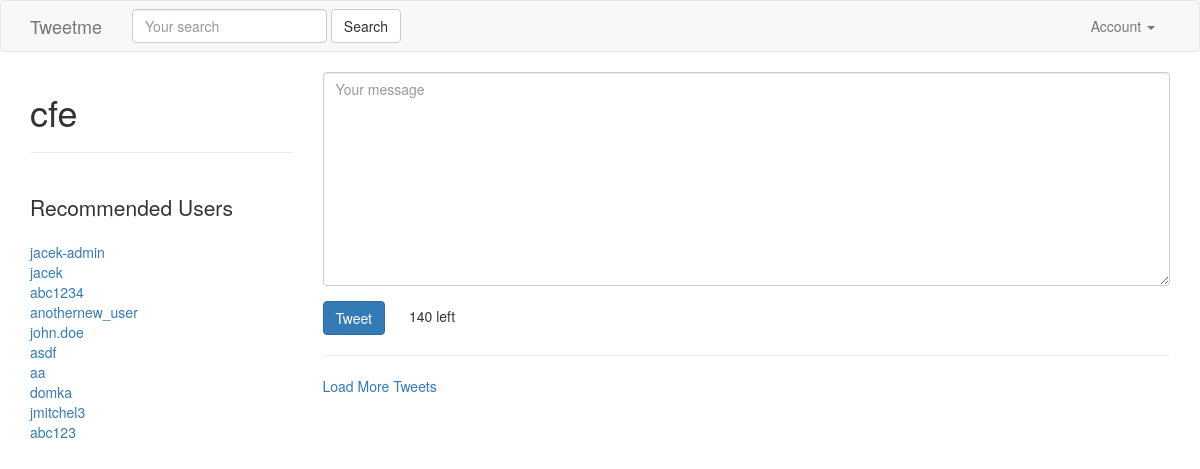
The app's page / (signed in) with its own data.
### accounts/models.py (models this page shows, shortened)
class UserProfile(models.Model):
    user        = models.OneToOneField(settings.AUTH_USER_MODEL, related_name='profile') # user.profile
    following   = models.ManyToManyField(settings.AUTH_USER_MODEL, blank=True, related_name='followed_by')
    objects = UserProfileManager() # UserProfile.objects.all()
    def get_following(self):
        users  = self.following.all() # User.objects.all().exclude(username=self.user.username)
        return users.exclude(username=self.user.username)
    def get_absolute_url(self):
        return reverse_lazy("profiles:detail", kwargs={"username":self.user.username})

### tweets/views.py (the view)
# urls.py: url(r'^$', TweetListView.as_view(), name='home'), #/
class TweetListView(LoginRequiredMixin, ListView):
    def get_queryset(self, *args, **kwargs):
        qs = Tweet.objects.all()
        query = self.request.GET.get("q", None)
        if query is not None:
            qs = qs.filter(
                    Q(content__icontains=query) |
                    Q(user__username__icontains=query)
                    )
        return qs
    def get_context_data(self, *args, **kwargs):
        context = super(TweetListView, self).get_context_data(*args, **kwargs)
        context['create_form'] = TweetModelForm()
        context['create_url'] = reverse_lazy("tweet:create")
        return context

### tweets/forms.py (shortened to what this page needs)
class TweetModelForm(forms.ModelForm):
    content = forms.CharField(label='',
                widget=forms.Textarea(
                        attrs={'placeholder': "Your message",
                            "class": "form-control"}
                    ))
    class Meta:
        model = Tweet
        fields = [
            "content"
        ]

### accounts/models.py (called while the page is built)
    def recommended(self, user, limit_to=10):
        print(user)
        profile = user.profile
        following = profile.following.all()
        following = profile.get_following()
        qs = self.get_queryset().exclude(user__in=following).exclude(id=profile.id).order_by("?")[:limit_to]
        return qs

### accounts/templatetags/recommended.py (called while the page is built)
@register.inclusion_tag("accounts/snippets/recommend.html")
def recommended(user):
    if isinstance(user, User):
        qs = UserProfile.objects.recommended(user)
        return {"recommended": qs}

### tweets/templates/tweets/tweet_list.html (shortened to what this page needs)
{% extends "base.html" %}
{% load recommended %}
{% block content %}
    <div class='row'>
        <div class='col-sm-3 col-xs-12'>
        <h1>{{ request.user }}</h1>
        <hr/>
         <br/>
        <p class='lead'>Recommended Users</p>
        {% recommended request.user %}
        </div>
        <div class='col-sm-9 '>
             {% if not request.GET.q %}
                <div class=''>
                    {% include "tweets/form.html" with form=create_form action_url=create_url btn_title='Tweet' form_class='tweet-form' %}
                </div>
                <hr/>
            {% endif %}
          <a href='#' id='loadmore'>Load More Tweets</a>
        </div>
    </div>
{% endblock content %}

### templates/base.html (shortened to what this page needs)
{% load static %}
<html lang="en">
  <head>
    <link href="{% static 'css/bootstrap.min.css' %}" rel="stylesheet">
  </head>
  <body>
    {% include "navbar.html" %}
    <div class='container'>
      {% block content %}
      {% endblock content %}
    </div>
  </body>
</html>

### templates/navbar.html (shortened to what this page needs)
<nav class="navbar navbar-default">
  <div class="container">
    <div class="navbar-header">
      <a class="navbar-brand" href="{% url 'home' %}">Tweetme</a>
    </div>
    {% include "tweets/search_form.html" %}
    <div class="collapse navbar-collapse" id="bs-example-navbar-collapse-1">
      {% if request.user.is_authenticated %}
      <ul class="nav navbar-nav navbar-right">
        <li class="dropdown">
          <a href="#" class="dropdown-toggle" data-toggle="dropdown" role="button" aria-haspopup="true" aria-expanded="false">Account <span class="caret"></span></a>
        </li>
      </ul>
      {% else %}
      <ul class="nav navbar-nav navbar-right">
        <li><a href="{% url 'login' %}">Login</a></li>
         <li><a href="{% url 'register' %}">Register</a></li>
      </ul>
      {% endif %}
    </div>
  </div>
</nav>

### tweets/templates/tweets/search_form.html
 <form id='navbar-search-form' class="navbar-form navbar-left" method='GET' action='{% url "search" %}'>
        <div class="form-group">
            <input class="form-control" type='text' name='q' placeholder='Your search' value='{{ request.GET.q }}'/>
            </div>
        <input class="btn btn-default" type='submit' value='Search'/>
</form>

### accounts/templates/accounts/snippets/recommend.html
{% for profile in recommended %}
<a href='/{{ profile.user.username }}'>{{ profile.user.username }}</a><br/>
{% empty %}
<p class='lead'>Not followed by any users</p>
{% endfor %}

### tweets/templates/tweets/form.html (shortened to what this page needs)
{% load crispy_forms_tags %}
<form class='form {% if form_class %}{{ form_class }}{% endif %}' method='POST' action="{% if action_url %}{{ action_url }}{% endif %}">
    {{ form|crispy }}
    <input class='btn btn-primary' type="submit" value="{{ btn_title }}" />
</form>

### records on screen
UserProfile: user.username "jacek-admin"
UserProfile: user.username "jacek"
UserProfile: user.username "abc1234"
UserProfile: user.username "anothernew_user"
UserProfile: user.username "john.doe"
UserProfile: user.username "asdf"
UserProfile: user.username "aa"
UserProfile: user.username "domka"
UserProfile: user.username "jmitchel3"
UserProfile: user.username "abc123"

### other values on screen
{{ request.user }} "cfe"
